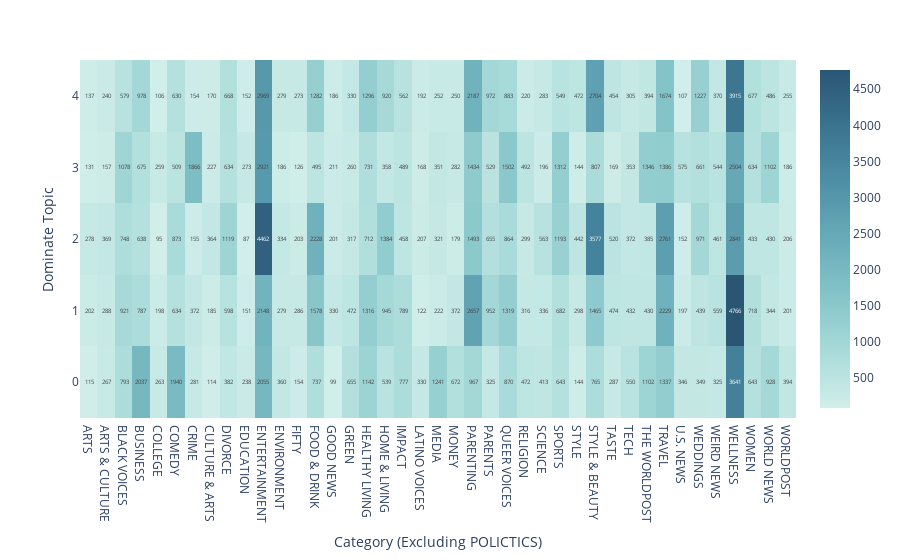

Notebook cell for this chart:
### Code cell
# px.imshow(heatmap_data, text_auto=True, aspect="auto")

fig = px.imshow(heatmap_data, color_continuous_scale='Teal', origin='lower', text_auto=True, aspect="auto")

fig.update_yaxes(title='Dominate Topic')
fig.update_xaxes(title='Category (Excluding POLICTICS)')
fig.show()

### Figure 1 — Plotly figure (JSON) as saved in the notebook; plotly's stock layout.template omitted (floating-point values rounded to 4 significant figures; data arrays with more than 128 entries replaced by an {"elided": "..."} marker saying what was removed)
{"data": [{"coloraxis": "coloraxis", "hovertemplate": "Category: %{x}<br>Dominant_Topic: %{y}<br>color: %{z}<extra></extra>", "name": "0", "texttemplate": "%{z}", "type": "heatmap", "x": ["ARTS", "ARTS & CULTURE", "BLACK VOICES", "BUSINESS", "COLLEGE", "COMEDY", "CRIME", "CULTURE & ARTS", "DIVORCE", "EDUCATION", "ENTERTAINMENT", "ENVIRONMENT", "FIFTY", "FOOD & DRINK", "GOOD NEWS", "GREEN", "HEALTHY LIVING", "HOME & LIVING", "IMPACT", "LATINO VOICES", "MEDIA", "MONEY", "PARENTING", "PARENTS", "QUEER VOICES", "RELIGION", "SCIENCE", "SPORTS", "STYLE", "STYLE & BEAUTY", "TASTE", "TECH", "THE WORLDPOST", "TRAVEL", "U.S. NEWS", "WEDDINGS", "WEIRD NEWS", "WELLNESS", "WOMEN", "WORLD NEWS", "WORLDPOST"], "xaxis": "x", "y": [0, 1, 2, 3, 4], "yaxis": "y", "z": {"elided": "5x41 int values"}}], "layout": {"coloraxis": {"colorscale": [[0, "rgb(209, 238, 234)"], [0.1667, "rgb(168, 219, 217)"], [0.3333, "rgb(133, 196, 201)"], [0.5, "rgb(104, 171, 184)"], [0.6667, "rgb(79, 144, 166)"], [0.8333, "rgb(59, 115, 143)"], [1, "rgb(42, 86, 116)"]]}, "margin": {"t": 60}, "xaxis": {"anchor": "y", "domain": [0, 1], "title": {"text": "Category (Excluding POLICTICS)"}}, "yaxis": {"anchor": "x", "autorange": true, "domain": [0, 1], "title": {"text": "Dominate Topic"}}}}
